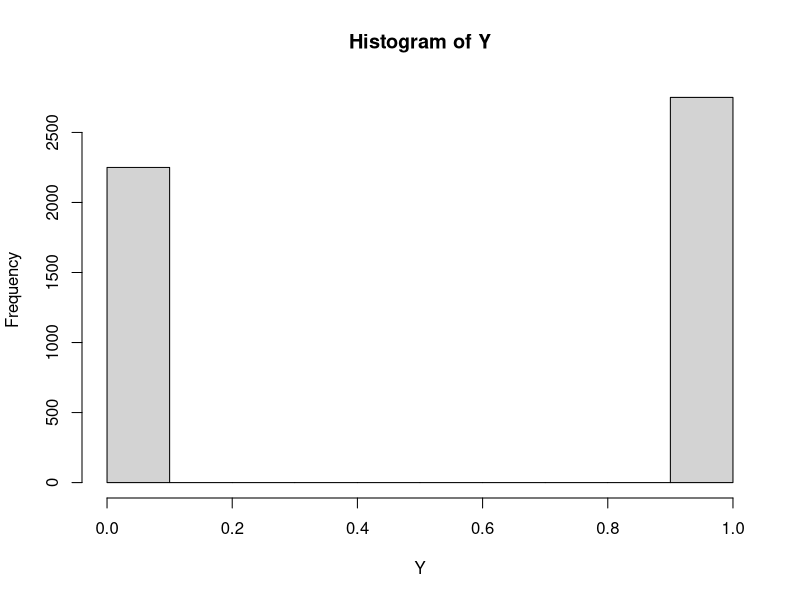

Source code (R): (Note: this script raises an error after producing the figure.)
# Clear the entire environment
rm(list = ls())
# Load necessary package
library(data.table)
# Observational Study with an assay lower limit (Lower Limit of Detection, LOD) for the mediator variable
#
# parameters:
#  - n_obs:  Number of study units to generate for the observational study.
#  - return_dgp: Logical indicating whether to return the data-generating
#                functions in addition to the simulated data.
#  - random: Randomization trial or not. FALSE means observational study
#
# return:
#  A data frame of `n_obs` study units from an observationl study in which 
#  an assay lower limit for the mediator variable, i.e.,
# - study_dat: A data frame of `n_obs` study units with censoring for M1.
# - study_dat_full: A data frame of `n_obs` study units without censoring for M1.

Study_dgp_Mcensor <- function(n_obs = 5000, random = FALSE, lod = NULL, censor_rate = 0.3, return_dgp = TRUE) {
  # Generate baseline covariates (e.g., demographic characteristics)
  L1 <- rbinom(n_obs, 1, 0.7)
  L2 <- rbinom(n_obs, 1, 0.5)
  L3 <- rbinom(n_obs, 1, 0.25)
  
  # Generate exposure status as a function of baseline covariates, depending on randomization
  gA <- function(L1, L2, L3, random) {
    if (random) {
      return(rep(0.5, length(L1)))  # Fixed probability if randomized
    } else {
      return(plogis(-1.25 + 0.25 * L1 + 1.25 * L2 + 0.5 * L3 - 2.5 * L1 * L3))
    }
  }
  gA_obs <- gA(L1, L2, L3, random)
  A <- rbinom(n_obs, 1, gA_obs)
  
  # Generate post-infection biomarker (RNA quantity) from a log-normal distribution
  QM <- function(A, L1, L2, L3) {
    QM <- A * (L1 + 2 * L2 - L3)
    return(list(QM = QM))
  }
  QM_obs <- QM(A, L1, L2, L3)
  M_full <- rnorm(n_obs, QM_obs$QM + 2.5, 0.25)
  # summary(M_full)
  # different distribution, e.g., round(rweibull(n_obs, shape = shape, scale = scale) * (1 + QM_obs$QM), 3)
  
  # Apply fixed LOD for censoring
  if (is.null(lod)) {
    lod <- quantile(M_full, probs = censor_rate)  # Set LOD as a fixed quantile of simulated data if not provided
  }
  censored <- M_full < lod                         # Identify which values are censored
# Assign censored and uncensored values
  M <- M_full
  M[censored] <- "LOD"   # Replace censored values with "LOD"
  
  # Generate the outcome of interest
  QY <- function(A, M, L1, L2, L3) {
    -1.25 + 2 * A + 0.5 * M - 0.25 * L1 - 0.5 * L2 -0.5 * L3
  }
  QY_obs <- QY(A, M_full, L1, L2, L3)
  Yprob <- plogis(QY_obs)  # Convert to probabilities using the logistic function
  Y <- rbinom(n_obs, 1, Yprob) 
  summary(Y); hist(Y)
  
  # Create data frame and return
  study_dat <- data.table::setDT(
    data.frame(id = seq(1, n_obs), L1, L2, L3, A, M, Y, censored = censored)
  )
  study_dat_full <- data.table::setDT(
    data.frame(id = seq(1, n_obs), L1, L2, L3, A, M = M_full, Y)
  )
  # Collect DGP functions to optionally return
  dgp_funs <- list(gA = gA, QM = QM, QY = QY)
  
  # Return data frame and optionally DGP functions
  if (return_dgp) {
    out <- list(
      "study_dat" = study_dat,
      "study_dat_full" = study_dat_full,
      "dgp_funs" = dgp_funs,
      "lod" = lod
    )
  } else {
    out <- list(
      "study_dat" = study_dat,
      "study_dat_full" = study_dat_full
    )
  }
  return(out)
}



n_obs <- 5000
(data <- Study_dgp_Mcensor(n_obs = n_obs, censor_rate = 0.3))
data$lod

head(data$study_dat)
head(data$study_dat_full)

summary(data$study_dat$M)
summary(data$study_dat_full$M)



# Approximate Average Treatment Effect (ATE), Natural Direct and Indirect Effects (NDE/NIE)
#
# parameters:
#  - gen_data: A function that generates data from a data-generating process.
#  - n_truth: Number of observations to generate for an "asymptotic" sample
#              in which the plug-in estimator of the ATE will be used.
#  - random: Randomization trial or not. FALSE means observational study
#
# return:
#   A list containing:
#   - psi_est: Estimate of the ATE based on the plug-in estimator.
#   var_eif: Variance bound via the efficient influence function (EIF).
#   nde: Natural direct effect (NDE).
#   nie: Natural indirect effect (NIE).
get_truth <- function(gen_data, random = FALSE, n_truth = 1e7) {
  # Compute large data set from data-generating mechanism
  dgp <- gen_data(n_obs = n_truth, random =random, return_dgp = TRUE)
  wow_so_much_data <- dgp$study_dat_full
  
  # Extract DGP helper functions
  gA <- dgp$dgp_funs$gA
  QM <- dgp$dgp_funs$QM
  QY <- dgp$dgp_funs$QY
  
  # Compute exposure (infection) mechanism in "asymptotic" sample
  gA_mech <- with(wow_so_much_data, gA(L1, L2, L3, random))
  
  # compute post-infection labs and biomarkers in "asymptotic" sample
  QM_Anat_mech <- with(wow_so_much_data, QM(A, L1, L2, L3))
  
  # compute post-infection labs and biomarkers in "asymptotic" sample for
  # counterfactual data where all units are exposed (A = 1)
  QM_Ais1_mech <- with(wow_so_much_data, QM(1, L1, L2, L3))
  M1_Ais1 <- rnorm(n_truth, QM_Ais1_mech$QM + 2.5, 0.25)
  
  # compute post-infection labs and biomarkers in "asymptotic" sample for
  # counterfactual data where all units are unexposed (A = 0)
  QM_Ais0_mech <- with(wow_so_much_data, QM(0, L1, L2, L3))
  M1_Ais0 <- rnorm(n_truth, QM_Ais0_mech$QM + 2.5, 0.25)
  
  # Compute outcome of interest in "asymptotic" sample
  Y_mech <- with(wow_so_much_data, QY(A, M, L1, L2, L3))
  QY_mech <- rbinom(n_truth, 1, plogis(Y_mech) )
  
  Y_Ais1_mech <- with(wow_so_much_data, QY(1, M1_Ais1, L1, L2, L3))
  Y_Ais0_mech <- with(wow_so_much_data, QY(0, M1_Ais0, L1, L2, L3))
  
  QY_Ais1_mech <- rbinom(n_truth, 1, plogis(Y_Ais1_mech) )
  QY_Ais0_mech <- rbinom(n_truth, 1, plogis(Y_Ais0_mech) )
  

  # Compute average treatment effect (ATE) via plug-in in "asymptotic" sample
  ate_rd <- mean(QY_Ais1_mech) - mean(QY_Ais0_mech)
  ate_rr <- mean(QY_Ais1_mech)/mean(QY_Ais0_mech)
  ate_or <- (mean(QY_Ais1_mech)/(1 - mean(QY_Ais1_mech)))/(mean(QY_Ais0_mech)/(1 - mean(QY_Ais0_mech)))
  
  # Compute direct and indirect effects
  Y_corss_mech <- with(wow_so_much_data, QY(1, M1_Ais0, L1, L2, L3))
  QY_corss_mech <- rbinom(n_truth, 1, plogis(Y_corss_mech) )
  
  nie_rd <- mean(QY_Ais1_mech) - mean(QY_corss_mech)  # Natural Indirect Effect RD
  nie_rr <- mean(QY_Ais1_mech)/mean(QY_corss_mech)  # Natural Indirect Effect RR
  nie_or <- (mean(QY_Ais1_mech)/(1 - mean(QY_Ais1_mech)))/(mean(QY_corss_mech)/(1-mean(QY_corss_mech)) ) # Natural Indirect Effect OR
  
  nde_rd <- mean(QY_corss_mech) - mean(QY_Ais0_mech)  # Natural Direct Effect RD
  nde_rr <- mean(QY_corss_mech)/mean(QY_Ais0_mech)  # Natural Direct Effect RD
  nde_or <- (mean(QY_corss_mech)/(1-mean(QY_corss_mech)) )/(mean(QY_Ais0_mech)/(1 - mean(QY_Ais0_mech)))  # Natural Direct Effect RD

  
  # Compute the variance bound via the EIF
  # EIF for ATE
  eif_Ais1 <- (wow_so_much_data$A == 1) / gA_mech * (wow_so_much_data$Y - QY_mech) + QY_Ais1_mech
  eif_Ais0 <- (wow_so_much_data$A == 0) / (1 - gA_mech) * (wow_so_much_data$Y - QY_mech) + QY_Ais0_mech
  eif_ate <- (eif_Ais1 - eif_Ais0) - ate_rd
  
  # EIF for NIE and NDE
  return(list(
    psi_rd = ate_rd,
    psi_rr = ate_rr,
    psi_or = ate_rr,
    var_eif = var(eif_ate),
    nde_rd = nde_rd,
    nde_rr = nde_rr,
    nde_or = nde_or,
    nie_rd = nie_rd,
    nie_rr = nie_rr,
    nie_or = nie_or
  ))
}

(truth <- get_truth(gen_data = Study_dgp_Mcensor))
truth


